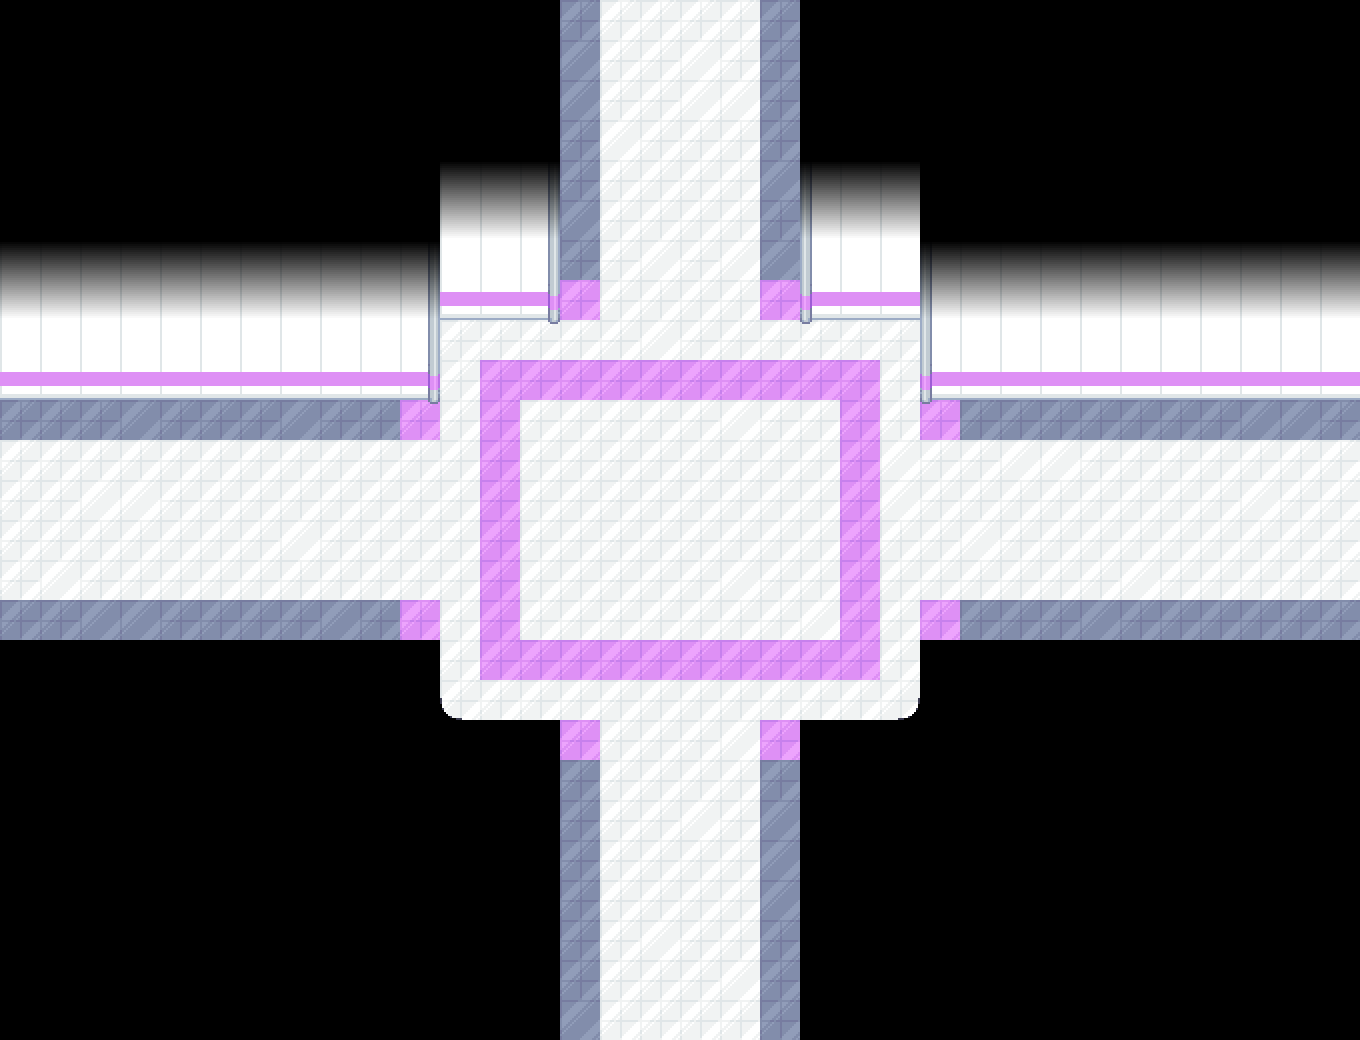

This is a level from a 2D game, rendered from its Tiled map with the project's own tilesets. A one-line summary and the map file follow, with tile-layer data summarised:
An orthogonal 34x26 tile map with 40x40 px tiles, 4 tile layers (tiles, a, decal, decal_over) and 64 objects (29x npc, 5x floormirror, 4x transition, 3x darknessSpotlight, savepoint, ...).

<map version="1.11" tiledversion="1.12.2" orientation="orthogonal" renderorder="right-down" width="34" height="26" tilewidth="40" tileheight="40" infinite="0" nextlayerid="12" nextobjectid="221">
 <editorsettings>
  <export target="hall.lua" format="lua" />
 </editorsettings>
 <properties>
  <property name="light" type="bool" value="true" />
  <property name="music" value="alley_ambience" />
  <property name="name" value="The Mall - Crossroads" />
 </properties>
 <tileset firstgid="1" source="../../tilesets/mall.tsx" />
 <layer id="1" name="tiles" width="34" height="26">
  <data>[884 cells, 460 non-empty, 11 distinct tile ids]</data>
 </layer>
 <objectgroup id="7" name="floormirror" class="objects">
  <object id="55" name="floormirror" x="0" y="400" width="440" height="240" />
  <object id="56" name="floormirror" x="440" y="320" width="480" height="400" />
  <object id="57" name="floormirror" x="560" y="0" width="240" height="320" />
  <object id="58" name="floormirror" x="560" y="720" width="240" height="320" />
  <object id="59" name="floormirror" x="920" y="400" width="440" height="240" />
 </objectgroup>
 <layer id="8" name="a" width="34" height="26">
  <data>[884 cells, 20 non-empty, 3 distinct tile ids]</data>
 </layer>
 <layer id="5" name="decal" width="34" height="26">
  <data>[884 cells, 56 non-empty, 2 distinct tile ids]</data>
 </layer>
 <objectgroup color="#0000ff" id="2" name="collision">
  <object id="31" x="960" y="360" width="400" height="40" />
  <object id="32" x="800" y="280" width="120" height="40" />
  <object id="33" x="920" y="320" width="40" height="80" />
  <object id="34" x="400" y="320" width="40" height="80" />
  <object id="35" x="440" y="280" width="120" height="40" />
  <object id="36" x="0" y="360" width="400" height="40" />
  <object id="37" x="0" y="640" width="400" height="40" />
  <object id="38" x="400" y="640" width="40" height="80" />
  <object id="39" x="440" y="720" width="120" height="40" />
  <object id="43" x="960" y="640" width="400" height="40" />
  <object id="44" x="920" y="640" width="40" height="80" />
  <object id="45" x="800" y="720" width="120" height="40" />
  <object id="46" x="520" y="760" width="40" height="280" />
  <object id="47" x="800" y="760" width="40" height="280" />
  <object id="48" x="520" y="0" width="40" height="280" />
  <object id="49" x="800" y="0" width="40" height="280" />
 </objectgroup>
 <objectgroup color="#ff00ff" id="3" name="objects">
  <object id="15" name="transition" x="560" y="1040" width="240" height="40">
   <properties>
    <property name="map" value="mall/southHall" />
    <property name="marker" value="top" />
   </properties>
  </object>
  <object id="17" name="transition" x="560" y="-40" width="240" height="40">
   <properties>
    <property name="map" value="mall/northHall" />
    <property name="marker" value="entry" />
   </properties>
  </object>
  <object id="19" name="transition" x="-40" y="400" width="40" height="240">
   <properties>
    <property name="map" value="mall/cafeOutside" />
    <property name="marker" value="entryRight" />
   </properties>
  </object>
  <object id="22" name="transition" x="1360" y="400" width="40" height="240">
   <properties>
    <property name="map" value="mall/eastHall" />
    <property name="marker" value="left" />
   </properties>
  </object>
  <object id="23" name="npc" x="80" y="400" width="40" height="40">
   <properties>
    <property name="actor" value="bench/down" />
    <property name="cutscene" value="generic.bench" />
   </properties>
  </object>
  <object id="24" name="npc" x="320" y="400" width="40" height="40">
   <properties>
    <property name="actor" value="bench/down" />
    <property name="cutscene" value="generic.bench" />
   </properties>
  </object>
  <object id="26" name="npc" x="820" y="320" width="40" height="40">
   <properties>
    <property name="actor" value="bench/down" />
    <property name="cutscene" value="generic.bench" />
   </properties>
  </object>
  <object id="27" name="npc" x="1000" y="400" width="40" height="40">
   <properties>
    <property name="actor" value="bench/down" />
    <property name="cutscene" value="generic.bench" />
   </properties>
  </object>
  <object id="28" name="npc" x="1240" y="400" width="40" height="40">
   <properties>
    <property name="actor" value="bench/down" />
    <property name="cutscene" value="generic.bench" />
   </properties>
  </object>
  <object id="29" name="npc" x="660" y="500" width="40" height="40">
   <properties>
    <property name="actor" value="fountain" />
    <property name="cutscene" value="generic.fountain" />
   </properties>
  </object>
  <object id="30" name="savepoint" x="580" y="530" width="40" height="40">
   <properties>
    <property name="text1" value="* The unfamiliar surroundings reflecting in the fountain water fills you with something..." />
    <property name="text2" value="* Whether unease or power is yet to be seen." />
   </properties>
  </object>
  <object id="60" name="npc" x="500" y="320" width="40" height="40">
   <properties>
    <property name="actor" value="bench/down" />
    <property name="cutscene" value="generic.bench" />
   </properties>
  </object>
  <object id="61" name="npc" x="660" y="560" width="40" height="40">
   <properties>
    <property name="actor" value="bench/down" />
    <property name="cutscene" value="generic.bench" />
   </properties>
  </object>
  <object id="62" name="npc" x="550" y="520" width="40" height="40">
   <properties>
    <property name="actor" value="bench/left" />
    <property name="cutscene" value="generic.bench" />
   </properties>
  </object>
  <object id="63" name="npc" x="770" y="520" width="40" height="40">
   <properties>
    <property name="actor" value="bench/right" />
    <property name="cutscene" value="generic.bench" />
   </properties>
  </object>
  <object id="64" name="npc" x="660" y="460" width="40" height="40">
   <properties>
    <property name="actor" value="bench/up" />
    <property name="cutscene" value="generic.bench" />
   </properties>
  </object>
  <object id="65" name="npc" x="500" y="700" width="40" height="40">
   <properties>
    <property name="actor" value="bench/bottom" />
    <property name="cutscene" value="generic.bench" />
   </properties>
  </object>
  <object id="66" name="npc" x="820" y="700" width="40" height="40">
   <properties>
    <property name="actor" value="bench/bottom" />
    <property name="cutscene" value="generic.bench" />
   </properties>
  </object>
  <object id="67" name="npc" x="1000" y="620" width="40" height="40">
   <properties>
    <property name="actor" value="bench/bottom" />
    <property name="cutscene" value="generic.bench" />
   </properties>
  </object>
  <object id="68" name="npc" x="1240" y="620" width="40" height="40">
   <properties>
    <property name="actor" value="bench/bottom" />
    <property name="cutscene" value="generic.bench" />
   </properties>
  </object>
  <object id="69" name="npc" x="80" y="620" width="40" height="40">
   <properties>
    <property name="actor" value="bench/bottom" />
    <property name="cutscene" value="generic.bench" />
   </properties>
  </object>
  <object id="70" name="npc" x="320" y="620" width="40" height="40">
   <properties>
    <property name="actor" value="bench/bottom" />
    <property name="cutscene" value="generic.bench" />
   </properties>
  </object>
  <object id="77" name="npc" x="440" y="320" width="40" height="40">
   <properties>
    <property name="actor" value="plant" />
    <property name="cutscene" value="generic.plant" />
   </properties>
  </object>
  </objectgroup>
 <objectgroup color="#7f00ff" id="4" name="markers">
  <!-- 5 objects omitted --></objectgroup>
 <layer id="6" name="decal_over" width="34" height="26">
  <data>[884 cells, 6 non-empty, 2 distinct tile ids]</data>
 </layer>
</map>
<!-- 20 of 64 objects omitted -->
